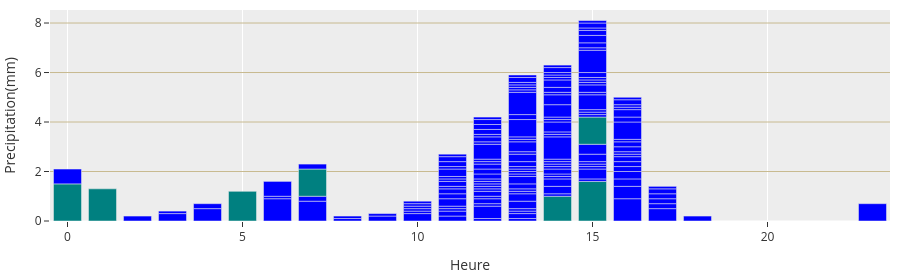

Notebook source saved alongside this figure:
### Code cell
fig_precipitation_bar(data=data_meteo)

### Figure 1 — Plotly figure (JSON) as saved in the notebook; plotly's stock layout.template omitted (floating-point values rounded to 4 significant figures; data arrays with more than 128 entries replaced by an {"elided": "..."} marker saying what was removed)
{"data": [{"hovertemplate": "%{x|%d %b}<br><b>%{y:.1f} mm</b><extra></extra>", "marker": {"color": {"elided": "176 str values"}}, "type": "bar", "x": {"elided": "176 int values"}, "y": {"elided": "176 float values"}}], "layout": {"height": 280, "margin": {"b": 10, "l": 10, "r": 10, "t": 10}, "showlegend": false, "xaxis": {"title": {"text": "Heure"}}, "yaxis": {"gridcolor": "#c8ba90", "title": {"text": "Precipitation(mm)"}}}}
